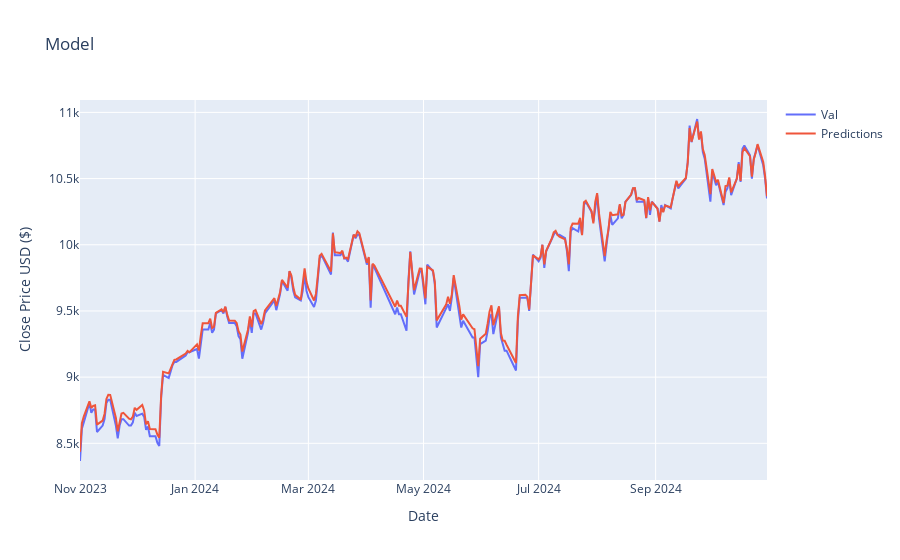

Write notebook code for a chart like this one.
### Code cell
from plotly import graph_objs as go

fig = go.Figure()

fig.add_trace(go.Scatter(x=valid['date'], y=valid['Close'], mode='lines', name='Val'))
fig.add_trace(go.Scatter(x=valid['date'], y=valid['Predictions'], mode='lines', name='Predictions'))

fig.update_layout(title='Model',
                        xaxis_title='Date',
                        yaxis_title='Close Price USD ($)')
fig.show()

### Figure 1 — Plotly figure (JSON) as saved in the notebook; plotly's stock layout.template omitted (floating-point values rounded to 4 significant figures; data arrays with more than 128 entries replaced by an {"elided": "..."} marker saying what was removed)
{"data": [{"mode": "lines", "name": "Val", "type": "scatter", "x": {"elided": "238 str values"}, "y": {"elided": "238 float values"}}, {"mode": "lines", "name": "Predictions", "type": "scatter", "x": {"elided": "238 str values"}, "y": {"elided": "238 float values"}}], "layout": {"title": {"text": "Model"}, "xaxis": {"title": {"text": "Date"}}, "yaxis": {"title": {"text": "Close Price USD ($)"}}}}
